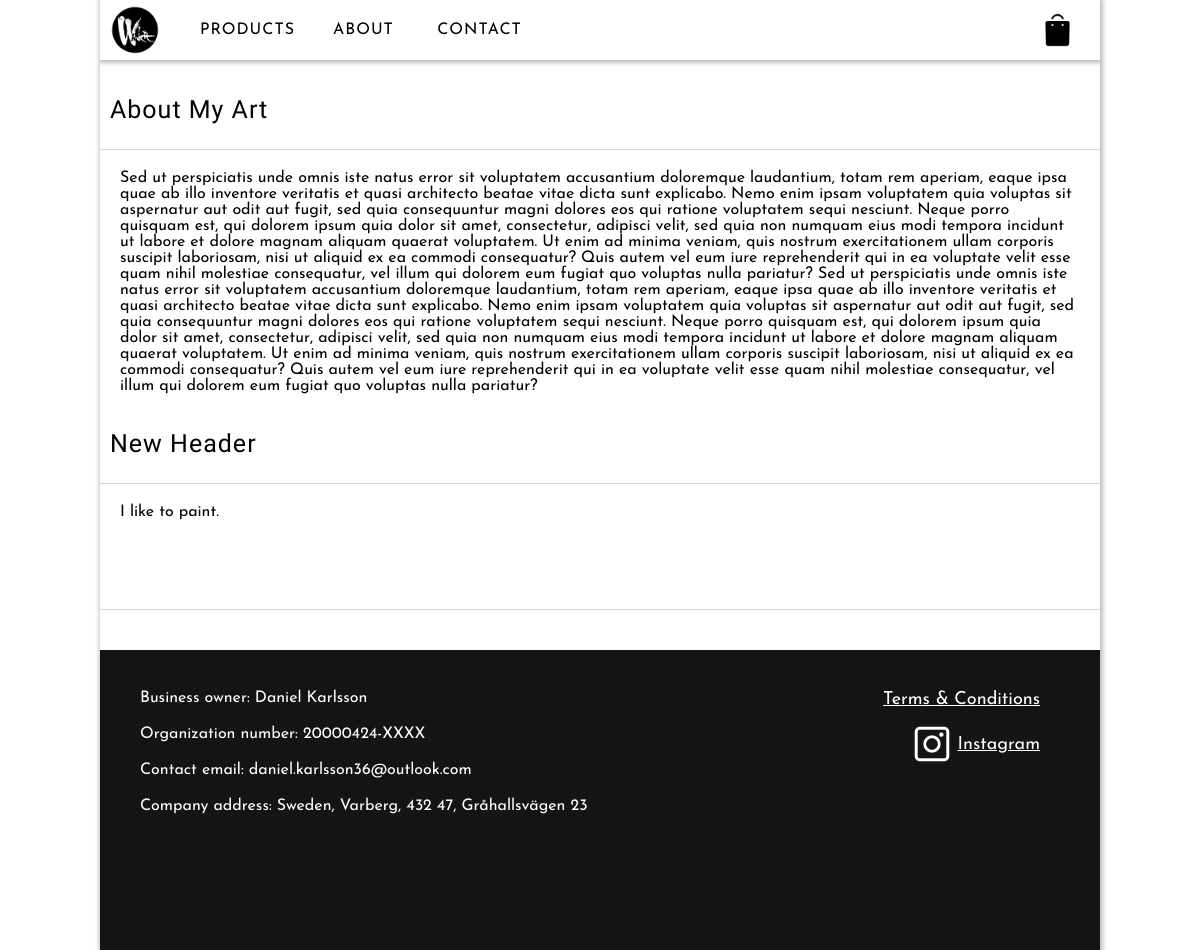
The app's page /faq.php with its own data.
### tables this page shows
CREATE TABLE `about` (
  `id` int(11) NOT NULL,
  `info_block` text NOT NULL,
  `title` text NOT NULL,
  `live` int(5) NOT NULL,
  `order_of_info` int(5) NOT NULL,
  `image` text NOT NULL,
  `imageStyle` text NOT NULL
);

CREATE TABLE `company` (
  `id` int(11) NOT NULL,
  `full_name` text NOT NULL,
  `address` text NOT NULL,
  `organization_num` text NOT NULL,
  `email` text NOT NULL,
  `country` text NOT NULL,
  `city` text NOT NULL,
  `zip` text NOT NULL,
  `company_name` text NOT NULL,
  `instagram_link` text NOT NULL,
  `twitter_link` text NOT NULL
);

### classes/Config.php (called while the page is built)
<?php
    class Config{
        public static function get($path = null){
            if($path){
                $config = $GLOBALS['config'];
                $path = explode('/', $path);
                foreach($path as $bit){
                    if(isset($config[$bit])){
                        $config = $config[$bit];
                    }
                }
                return $config;
            }
            return false;
        }
    }
?>

### classes/DB.php (called while the page is built, shortened)
<?php
    class DB{
        private static $_instance = null;
        private $_pdo,
                $_query,
                $_error = false,
                $_results,
                $_count = 0;
        private function __construct(){
            try{
                $this->_pdo = new PDO('mysql:host='. Config::get("mysql/host") .';dbname='. Config::get("mysql/db").';charset=utf8',
                Config::get("mysql/username"), Config::get("mysql/password"));
            }
            catch(PDOException $e){
                die($e->getMessage());
            }
        }
        public static function getInstance(){
            if(!isset(self::$_instance)){
                self::$_instance = new DB();
            }
            return self::$_instance;
        }
        public function query($sql, $params = []){
            if($this->_query = $this->_pdo->prepare($sql)){
                $x = 1;
                if(count($params)){
                    foreach($params as $param){
                        $this->_query->bindValue($x, $param);
                        $x++;
                    }
                }
                if($this->_query->execute()){
                    $this->_results = $this->_query->fetchAll(PDO::FETCH_OBJ);
                } else{
                    $this->_error = true;
                }
            }
            return $this;
        }
        protected function _read($table, $params = []){
            $conditionString = '';
            $bind = [];
            $order = '';
            $limit = '';
            if(isset($params['conditions'])){
                if(is_array($params['conditions'])){
                    foreach($params['conditions'] as $condition){
                        $conditionString .= ' ' .  $condition . ' AND';
                    }
                    $conditionString = trim($conditionString);
                    $conditionString = rtrim($conditionString, ' AND');
                } else{
                    $conditionString = $params['conditions'];
                }
                if($conditionString != ''){
                    $conditionString = ' WHERE ' . $conditionString;
                }
            }
            if(array_key_exists('bind', $params)){
                $bind = $params['bind'];
            }
            if(array_key_exists('order', $params)){
                $order = ' ORDER BY ' . $params['order'];
            }
        $sql = "SELECT * FROM {$table}{$conditionString}{$order}{$limit}";
        if(!$this->query($sql, $bind)->results()){
            return false;
        }
        return true;
        }
        public function find($table, $params = []){
            if($this->_read($table, $params)){
                return $this->results();
            }
            return false;
        }
        public function findFirst($table, $params = []){
            if($this->_read($table, $params)){
                return $this->first();
            }
            return false;
        }
        public function results(){
            return $this->_results;
        }
        public function first(){
            return (!empty($this->_results)) ? $this->_results[0] : [];
        }
    }
?>

### faq.php (the view, shortened to what this page needs)
<html>
    <head>
        <?php
            require_once("classes/DB.php");
            require_once("classes/Config.php");
            include("includes/head.php");
        ?>
        <link rel="stylesheet" href="./public/style/about-page.css">
    </head>
<body>
    <div class="content">
        <div class="center-content" id="center-content">
                    <div class="products-nav-container">
                        <div class="products-nav-logo" onclick="window.location.href = './';"></div>
                        <div class="products-nav-button-container">
                            <div class="products-nav-button" onclick="window.location.href = 'products';">
                                <div class="button-text">PRODUCTS</div>
                            </div>
                            <div class="products-nav-button" id="products-nav-button-about">
                                <div class="button-text">ABOUT</div>
                            </div>
                            <div class="products-nav-button" onclick="window.location.href = 'contact';">
                                <div class="button-text">CONTACT</div>
                            </div>
                        </div>
                        <div class="product-shopping-cart" onclick="window.location.href = 'cart';">
                        </div>
                    </div>
                    <div class="about-page-content">
                    <?php
                         $aboutHeaders = DB::getInstance()->find('about', [
                            'conditions' => 'live = ?',
                            'bind' => [1],
                            'order' => 'order_of_info'
                        ]);
                        foreach($aboutHeaders as $aboutHeader):
                            $paragraphArray = json_decode($aboutHeader->info_block);
                     ?>
                        <div class="about-content-header">
                            <p class="about-header-text"><?= $aboutHeader->title; ?></p>
                        </div>
                         <div class="about-paragraph-content">
                            <?php
                                foreach($paragraphArray as $paragraph):
                            ?>
                                <div class="about-paragraph"><?= $paragraph; ?></div>
                            <?php
                                endforeach;
                            ?>
                        </div>
                    <?php
                        endforeach;
                    ?>
                 </div>
                 <?php include_once('includes/footer.php'); ?>
        </div>
    </div>
    </body>
    </html>

### includes/footer.php (shortened to what this page needs)
<link rel="stylesheet" href="public/style/footer.css">
<?php
    $company = DB::getInstance()->findFirst('company', array(
        'conditions' => 'id = 0'
    ));
?>
<div class="footer-container">
    <div class="contact-information">
        <div class="contact-information-alt">Business owner:  <?= $company->full_name; ?></div>
        <div class="contact-information-alt">Organization number:  <?= $company->organization_num; ?></div>
        <div class="contact-information-alt">Contact email:  <?= $company->email; ?></div>
        <div class="contact-information-alt">Company address:  <?= $company->country; ?>, <?= $company->city; ?>,  <?= $company->zip; ?>, <?= $company->address; ?></div>
    </div>
    <div class="other-footer-contianer">
        <a href="terms-and-conditions.php" class="terms-and-conditions">Terms & Conditions</a>
        <div class="social-media-container">
            <?php
                if(!empty($company->instagram_link)):
            ?>
            <div class="social-media-alt-container" onclick="window.location.href = '<?= $company->instagram_link; ?>'">
                <div class="social-media-alt instagram"></div>
                <div class="social-media-text">Instagram</div>
            </div>
            <?php
                endif;
            ?>
        </div>
    </div>
</div>

### public/style/index.css (style rules this page uses)
* { padding: 0; margin: 0; box-sizing: border-box; }
.content { width: 100%; height: 100%; position: relative; font-size: 0; }
.center-content { position: absolute; width: 1200px; min-height: 40px; height: auto; background-color:white; height: auto; transform: translateX(-50%); left: 50%; overflow: hidden; box-shadow: 1px 1px 4px 2px rgba(0, 0, 0, 0.25); }
.button-text { position: absolute; top: 50%; left: 50%; transform: translateY(-50%) translateX(-50%); cursor: pointer; }
@media only screen and (max-width: 1250px) { .center-content { width: 1000px; } }

### public/style/products.css (style rules this page uses)
.products-nav-container { width: 100%; height: 60px; background-color: white; color: black; font-family: 'Josefin Sans', sans-serif; letter-spacing: 1px; user-select: none; position: relative; box-shadow: 1px 1px 4px 2px rgba(0, 0, 0, 0.25); z-index: 2; }
.products-nav-button-container { height: 100%; position: absolute; top: 50%; left: 90px; transform: translateY(-50%); }
.products-nav-button { font-size: 16px; color: black; display: inline-block; position: relative; height: 100%; width: 115px; user-select: none; }
.products-nav-logo { background-image: url(../img/logo.png); height: 50px; width: 50px; position: absolute; display: inline-block; background-position: center; background-repeat: no-repeat; background-size: cover; transform: translateY(-50%); left: 10px; top: 50%; cursor: pointer; }
.product-shopping-cart { background-image: url(../img/icons/cart_black.png); height: 55px; width: 55px; position: absolute; display: inline-block; background-position: center; background-repeat: no-repeat; background-size: cover; transform: translateY(-50%); right: 15px; top: 50%; cursor: pointer; }

### public/style/about-page.css (style rules this page uses)
.about-page-content { width: 100%; padding-bottom: 20px; }
.about-content-header { width: 100%; height: 80px; margin-top: 10px; font-size: 25px; font-family: 'Big Shoulders Text', cursive; letter-spacing: 1px; padding-left: 10px; border-bottom: solid 0.5px rgba(0, 0, 0, 0.15); line-height: 80px; }
.about-header-text { display: inline-block; }
.about-paragraph-content { width: auto; display: inline-block; vertical-align: top; }
.about-paragraph { width: 100%; font-size: 16px; padding: 20px; padding-bottom: 0px; font-family: "Josefin Sans"; text-decoration: none; color: black; }

### public/style/footer.css (style rules this page uses)
.footer-container { width: 100%; min-height: 300px; background-color: #141414; position: relative; padding-bottom: 40px; margin-top: 20px; }
.contact-information { width: 900px; height: auto; padding: 10px; padding-left: 40px; vertical-align: top; display: inline-block; padding-top: 40px; margin-right: 75px; }
.contact-information-alt { font-size: 16px; color: white; font-family: 'Josefin Sans'; white-space: normal; margin-bottom: 20px; }
.other-footer-contianer { width: 225px; display: inline-block; right: 0px; vertical-align: top; padding-right: 40px; text-align: right; padding-top: 40px; }
.terms-and-conditions { font-size: 18px; color: white; font-family: 'Josefin Sans'; white-space: nowrap; margin-bottom: 10px; padding-right: 20px; }
.social-media-container { width: 100%; text-align: right; margin-top: 10px; }
.social-media-alt { width: 50px; height: 50px; display: inline-block; cursor: pointer; vertical-align: middle; }
.social-media-alt-container { cursor: pointer; padding-right: 20px; }
.social-media-text { display: inline-block; font-size: 18px; color: white; font-family: 'Josefin Sans'; white-space: nowrap; vertical-align: middle; text-decoration: underline; }
.instagram { background-image: url('../img/icons/instagram_logo.png'); background-position: center; background-repeat: no-repeat; background-size: cover; }
@media only screen and (max-width: 1250px) { .contact-information { width: 700px; } }

### records on screen
about: title "About My Art", info_block "Sed ut perspiciatis unde omnis iste natus error sit voluptatem accusantium doloremque laudantium, totam rem aperiam, eaque ipsa quae ab illo inventore veritatis et quasi architecto beatae vitae dicta sunt explicabo. Nemo enim ipsam voluptatem quia voluptas sit aspernatur aut odit aut fugit, sed quia consequuntur magni dolores eos qui ratione voluptatem sequi nesciunt. Neque porro quisquam est, qui dolorem ipsum quia dolor sit amet, consectetur, adipisci velit, sed quia non numquam eius modi tempora incidunt ut labore et dolore magnam aliquam quaerat voluptatem. Ut enim ad minima veniam, quis nostrum exercitationem ullam corporis suscipit laboriosam, nisi ut aliquid ex ea commodi…"
about: title "New Header", info_block "I like to paint."
company: full_name "Daniel Karlsson", organization_num "20000424-XXXX", email "daniel.karlsson36@outlook.com", country "Sweden", city "Varberg", zip "432 47", address "Gråhallsvägen 23"
